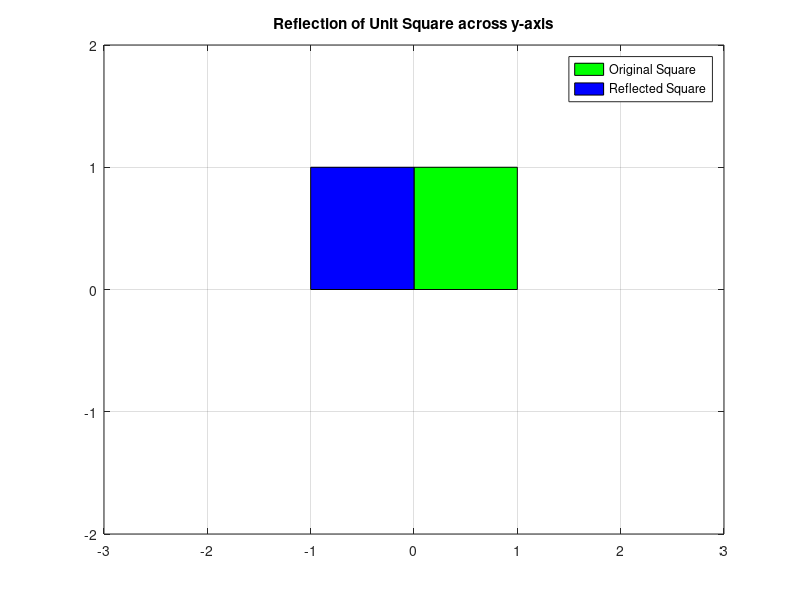

This chart was generated by the following MATLAB code:
% Define vertices of the unit square
unit_square = [0 0; 1 0; 1 1; 0 1; 0 0];

% Define reflection matrix across y-axis
reflection_matrix = [-1 0; 0 1];

% Apply reflection matrix to the unit square
reflected_square = unit_square * reflection_matrix;

% Plot original square
fill(unit_square(:,1), unit_square(:,2), 'g', 'DisplayName', 'Unit Square');
hold on;

% Plot reflected square
fill(reflected_square(:,1), reflected_square(:,2), 'b', 'DisplayName', 'Transformed Square');

% Customize plot
legend('Original Square', 'Reflected Square');
title('Reflection of Unit Square across y-axis');
xlim([-3, 3]);
ylim([-2, 2]);
grid on;

% Save reflection matrix
save('reflection_matrix.mat', 'reflection_matrix');

% Save plot
saveas(gcf, 'reflection_plot.png');

